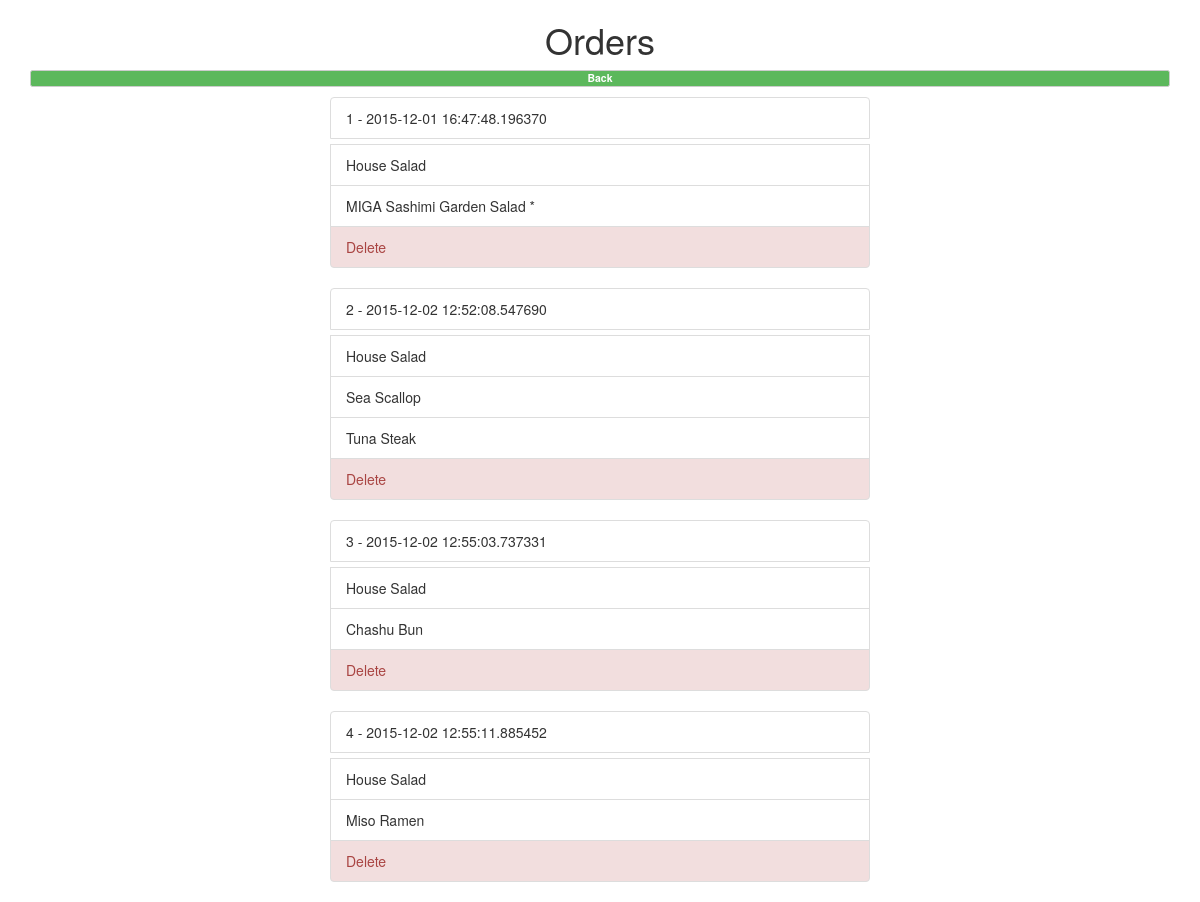
/view_orders, run on an earlier commit of the app's database.
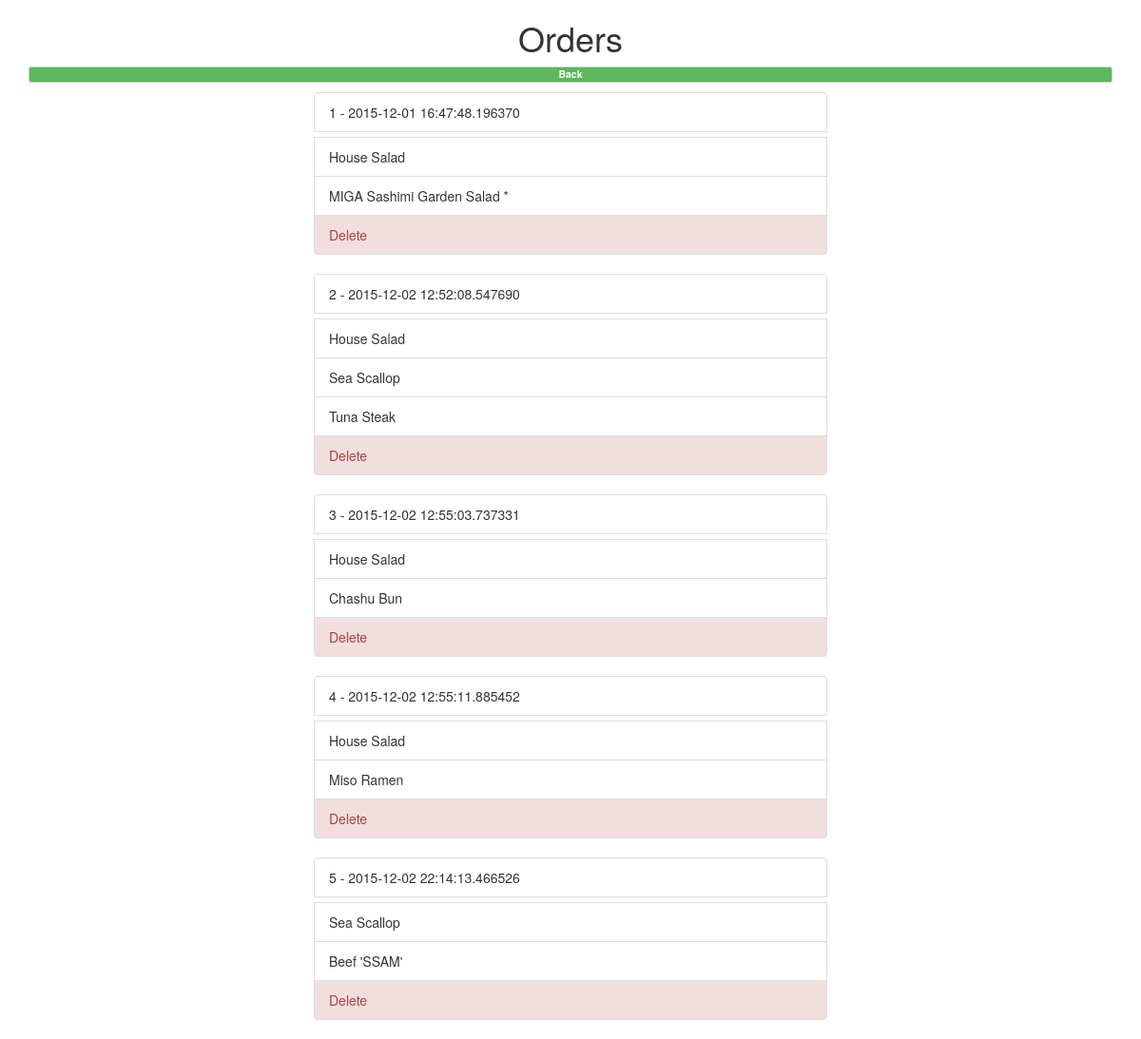
And on a later commit of the database.
### app/models.py (models this page shows)
class Orders(db.Model):
    id = db.Column(db.Integer, primary_key=True)
    time = db.Column(db.DateTime, index=True)
    items = db.relationship('MenuItem', secondary=itemsInOrders, lazy='dynamic', backref=db.backref('orders', lazy='dynamic'))
    restaurant_id = db.Column(db.Integer, db.ForeignKey('restaurant.id'))
    customer_id = db.Column(db.Integer, db.ForeignKey('customers.id'))

class MenuItem(db.Model):
    id = db.Column(db.Integer, primary_key=True)
    name = db.Column(db.String(64), index=True, unique=True)
    description = db.Column(db.String(1000))
    frequency = db.Column(db.Integer, index=True)
    rating_sum = db.Column(db.Integer, index=True)
    category = db.Column(db.String(64))
    dietaryRestriction = db.Column(db.Integer)
    restaurant_id = db.Column(db.Integer, db.ForeignKey('restaurant.id'))
    price = db.Column(db.Integer, index=True)

### app/views.py (the view)
@app.route('/view_orders')
def view_orders():
    restaurant = {'name': 'MIGA'}
    orders = Orders.query.all()
    return render_template('orders.html',
                           orders=orders,
                           restaurant=restaurant)

### app/templates/orders.html (shortened to what this page needs)
<html>
    <head>
        <link href="/static/css/bootstrap.min.css" rel="stylesheet" media="screen">
    </head>
    <body>
        <div class="container">
<p>
          <h1 style = "text-align: center"> Orders </h1>
     <span class = "text-center btn btn-default label label-success center-block" style = "text-align: center" onclick="back()" >Back</span>
</p>
            <div class="col-md-6 col-md-offset-3">
                {% for order in orders %}
                <ul class="list-group">
                    <li class="list-group-item list-group-item-heading">{{ order.id }} - {{ order.time }}</li>
                    {% for item in order.items %}
                    <li class="list-group-item">{{ item.name }}</li>
                    {% endfor %}
                    <li id="{{ order.id }}" class="list-group-item list-group-item-danger delete-entry" onclick="refresh()" >Delete</li>
                </ul>
                {% endfor %}
            </div>
        </div>
    </body>
</html>

What changed in the data, as far as the page shows it:
added Orders: id "5", time "2015-12-02 22:14:13.466526", MenuItem (name "Sea Scallop")
now on this page (row unchanged): MenuItem: name "Beef 'SSAM'", shown under "5"
